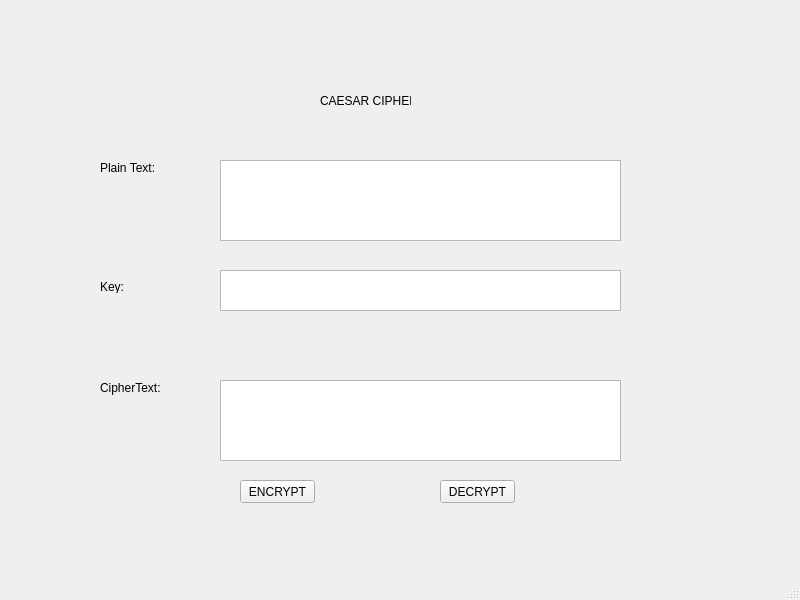
<?xml version="1.0" encoding="UTF-8"?>
<ui version="4.0">
 <class>MainWindow</class>
 <widget class="QMainWindow" name="MainWindow">
  <property name="geometry">
   <rect>
    <x>0</x>
    <y>0</y>
    <width>800</width>
    <height>600</height>
   </rect>
  </property>
  <property name="windowTitle">
   <string>MainWindow</string>
  </property>
  <widget class="QWidget" name="centralwidget">
   <widget class="QLabel" name="label">
    <property name="geometry">
     <rect>
      <x>320</x>
      <y>80</y>
      <width>91</width>
      <height>41</height>
     </rect>
    </property>
    <property name="text">
     <string>CAESAR CIPHER</string>
    </property>
   </widget>
   <widget class="QLabel" name="label_2">
    <property name="geometry">
     <rect>
      <x>100</x>
      <y>160</y>
      <width>61</width>
      <height>16</height>
     </rect>
    </property>
    <property name="text">
     <string>Plain Text:</string>
    </property>
   </widget>
   <widget class="QLabel" name="label_3">
    <property name="geometry">
     <rect>
      <x>100</x>
      <y>280</y>
      <width>47</width>
      <height>13</height>
     </rect>
    </property>
    <property name="text">
     <string>Key:</string>
    </property>
   </widget>
   <widget class="QLabel" name="label_4">
    <property name="geometry">
     <rect>
      <x>100</x>
      <y>380</y>
      <width>71</width>
      <height>16</height>
     </rect>
    </property>
    <property name="text">
     <string>CipherText:</string>
    </property>
   </widget>
   <widget class="QTextBrowser" name="txt_plain">
    <property name="geometry">
     <rect>
      <x>220</x>
      <y>160</y>
      <width>401</width>
      <height>81</height>
     </rect>
    </property>
   </widget>
   <widget class="QTextBrowser" name="txt_key">
    <property name="geometry">
     <rect>
      <x>220</x>
      <y>270</y>
      <width>401</width>
      <height>41</height>
     </rect>
    </property>
   </widget>
   <widget class="QTextBrowser" name="txt_cipher">
    <property name="geometry">
     <rect>
      <x>220</x>
      <y>380</y>
      <width>401</width>
      <height>81</height>
     </rect>
    </property>
   </widget>
   <widget class="QPushButton" name="btn_encrypt">
    <property name="geometry">
     <rect>
      <x>240</x>
      <y>480</y>
      <width>75</width>
      <height>23</height>
     </rect>
    </property>
    <property name="text">
     <string>ENCRYPT</string>
    </property>
   </widget>
   <widget class="QPushButton" name="btn_encrypt_2">
    <property name="geometry">
     <rect>
      <x>440</x>
      <y>480</y>
      <width>75</width>
      <height>23</height>
     </rect>
    </property>
    <property name="text">
     <string>DECRYPT</string>
    </property>
   </widget>
  </widget>
  <widget class="QMenuBar" name="menubar">
   <property name="geometry">
    <rect>
     <x>0</x>
     <y>0</y>
     <width>800</width>
     <height>21</height>
    </rect>
   </property>
  </widget>
  <widget class="QStatusBar" name="statusbar"/>
 </widget>
 <resources/>
 <connections/>
</ui>
